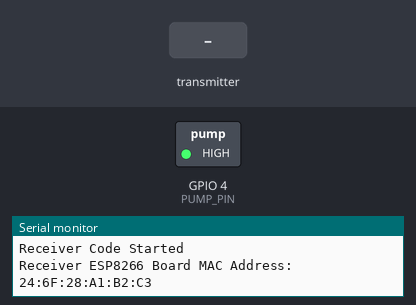
Recording of a sketch running on a simulated ESP8266 (NodeMCU). On the bench: switched loads named in the sketch (green lamp = pin HIGH), the last lines printed to the serial monitor. The test bench sets the inputs (shaded band).

Above: at 1.2 s.
1.3 s: the transmitter starts sending id = 1
At 2.1 s:
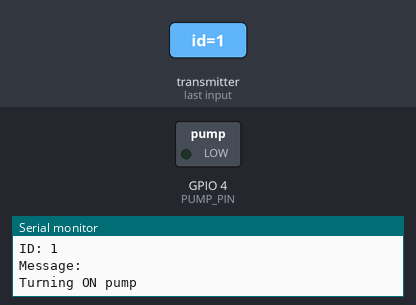
Timing chart, 0 to 4.3 s (numbered marks = the images above; inputs shaded):
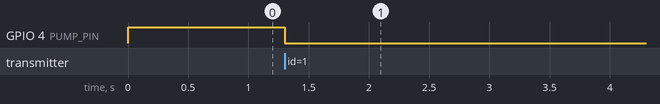

The sketch:

controllPump.ino
```cpp
#include <ESP8266WiFi.h>
#include <espnow.h>

// Define the pump control pin (replace with the actual pin you're using)
#define PUMP_PIN  4  // D2 on many NodeMCU boards (GPIO4)

// Structure to receive data (must match sender's structure)
typedef struct struct_message {
  int id;
  String msg;
} struct_message;

struct_message myData;

// Callback function when data is received
void OnDataRecv(uint8_t * mac, uint8_t *incomingData, uint8_t len) {
  memcpy(&myData, incomingData, sizeof(myData));
  Serial.print("Bytes received: ");
  Serial.println(len);
  Serial.print("ID: ");
  Serial.println(myData.id);
  Serial.print("Message: ");
  Serial.println(myData.msg);
  Serial.println();

  // Control the pump based on the received ID
  if (myData.id == 1) {  // Turn ON pump
    Serial.println("Turning ON pump");
    digitalWrite(PUMP_PIN, LOW);  // Or whatever logic turns your pump on (active high)
  } else if (myData.id == 2) {  // Turn OFF pump
    Serial.println("Turning OFF pump");
    digitalWrite(PUMP_PIN, HIGH);   // Or whatever logic turns your pump off (active low)
  }
}


void setup() {
  Serial.begin(115200);
  Serial.println("Receiver Code Started");

  // Set the pump pin as an output
  pinMode(PUMP_PIN, OUTPUT);
  digitalWrite(PUMP_PIN, HIGH); // Ensure the pump is initially off

  // Set ESP8266 as a Wi-Fi Station
  WiFi.mode(WIFI_STA);

  Serial.print("Receiver ESP8266 Board MAC Address:  ");
  Serial.println(WiFi.macAddress());   //Display device MAC adddress on serial monitor

  // Init ESP-NOW
  if (esp_now_init() != 0) {
    Serial.println("Error initializing ESP-NOW");
    return;
  }

  // Set ESP-NOW role to slave (receiver)
  esp_now_set_self_role(ESP_NOW_ROLE_SLAVE);

  // Register callback function for data received
  esp_now_register_recv_cb(OnDataRecv);
}

void loop() {
  // Nothing to do in the main loop; ESP-NOW handles the communication
}
```

Measured:
- after the input at 1.3 s, GPIO 4 (PUMP_PIN): HIGH → LOW at once
